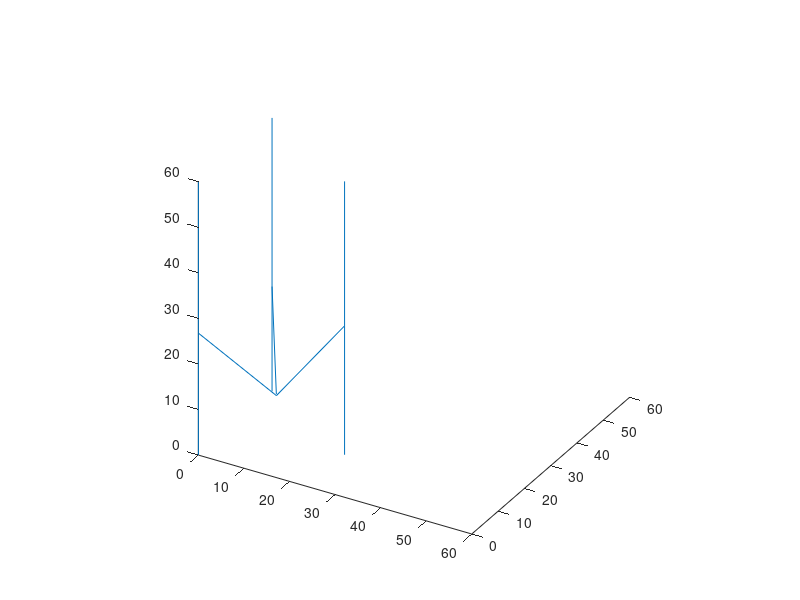

Reproduce this figure in MATLAB. (Note: this script raises an error after producing the figure.)
x1=0; y1=0; z1=0; z1gora=60;
x2=0; y2=28; z2=0; z2gora=60;
x3=24; y3=14; z3=0; z3gora=60;
e = 30; % liczba krokow ekstrudera
t = 200; % temperatura ktora ma trzymac regulator

r=23;

xc=12; yc=14; zc=30;

figure(1)

kol1 = line ([x1 x1],[y1 y1],[z1 z1gora]);
kol2 = line ([x2 x2],[y2 y2], [z2 z2gora]);
kol3 = line ([x3 x3],[y3 y3],[z3 z3gora]);
view(30,30)
axis ([0 60 0 60 0 60])
axis square
wozek1 = zc + sqrt(r^2-(x1-xc)^2-(y1-yc)^2);
wozek2 = zc + sqrt(r^2-(x2-xc)^2-(y2-yc)^2);
wozek3 = zc + sqrt(r^2-(x3-xc)^2-(y3-yc)^2);

ramie1 = line([x1 xc], [y1 yc], [wozek1 zc]);
ramie2 = line([x2 xc], [y2 yc], [wozek2 zc]);
ramie3 = line([x3 xc], [y3 yc], [wozek3 zc]);
for ti=0:0.1:2*pi %kolo

    xc= 10 + 2*sin(ti);
    yc= 10 + 2*cos(ti);
    zc= 10;
    %kinematyka odwrotna
    wozek1 = zc + sqrt(r^2-(x1-xc)^2-(y1-yc)^2);
    wozek2 = zc + sqrt(r^2-(x2-xc)^2-(y2-yc)^2);
    wozek3 = zc + sqrt(r^2-(x3-xc)^2-(y3-yc)^2);

    set(ramie1, 'xData',[x1 xc], 'yData', [y1 yc], 'zData', [wozek1 zc]);
    set(ramie2, 'xData',[x2 xc], 'yData', [y2 yc], 'zData', [wozek2 zc]);
    set(ramie3, 'xData',[x3 xc], 'yData', [y3 yc], 'zData', [wozek3 zc]);

    drawnow;
    if(ti>0)
        kroki1=round(200*(wozek1-stare1));
        kroki2=round(200*(wozek2-stare2));
        kroki3=round(200*(wozek3-stare3));

        fprintf(s,'x %d y %d z %d e %d t %d\n', [kroki1 kroki2 kroki3 e t]); % to sie wysyla do drukarki kiedy jest program odpalony
        while(s.BytesAvailable == 0)
        end
        while(s.BytesAvailable)
        fscanf(s);
        end
    end
    stare1=wozek1;
    stare2=wozek2;
    stare3=wozek3;
end
